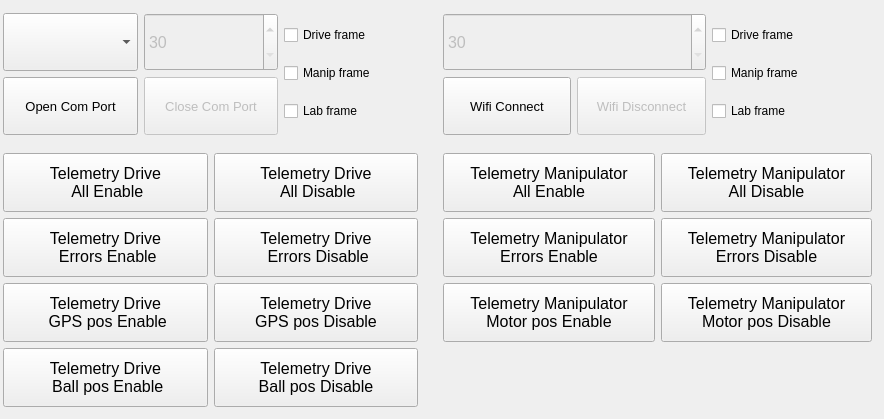
    <widget class="QWidget" name="tab">
     <attribute name="title">
      <string>Com</string>
     </attribute>
     <widget class="QWidget" name="gridLayoutWidget_11">
      <property name="geometry">
       <rect>
        <x>440</x>
        <y>10</y>
        <width>403</width>
        <height>128</height>
       </rect>
      </property>
      <layout class="QGridLayout" name="gridLayout_11">
       <property name="leftMargin">
        <number>3</number>
       </property>
       <property name="topMargin">
        <number>3</number>
       </property>
       <property name="rightMargin">
        <number>3</number>
       </property>
       <property name="bottomMargin">
        <number>3</number>
       </property>
       <item row="1" column="0">
        <widget class="QPushButton" name="WifiConnectButton">
         <property name="sizePolicy">
          <sizepolicy hsizetype="Minimum" vsizetype="Minimum">
           <horstretch>0</horstretch>
           <verstretch>0</verstretch>
          </sizepolicy>
         </property>
         <property name="font">
          <font>
           <pointsize>10</pointsize>
           <weight>50</weight>
           <bold>false</bold>
           <kerning>true</kerning>
          </font>
         </property>
         <property name="text">
          <string>Wifi Connect</string>
         </property>
        </widget>
       </item>
       <item row="0" column="0" colspan="2">
        <widget class="QSpinBox" name="WifiTimeoutSpinBox">
         <property name="enabled">
          <bool>false</bool>
         </property>
         <property name="sizePolicy">
          <sizepolicy hsizetype="Minimum" vsizetype="Minimum">
           <horstretch>0</horstretch>
           <verstretch>0</verstretch>
          </sizepolicy>
         </property>
         <property name="font">
          <font>
           <pointsize>12</pointsize>
           <weight>50</weight>
           <bold>false</bold>
           <kerning>true</kerning>
          </font>
         </property>
         <property name="minimum">
          <number>30</number>
         </property>
         <property name="maximum">
          <number>2000</number>
         </property>
         <property name="singleStep">
          <number>50</number>
         </property>
         <property name="value">
          <number>30</number>
         </property>
        </widget>
       </item>
       <item row="1" column="1">
        <widget class="QPushButton" name="WifiDisconnectButton">
         <property name="enabled">
          <bool>false</bool>
         </property>
         <property name="sizePolicy">
          <sizepolicy hsizetype="Minimum" vsizetype="Minimum">
           <horstretch>0</horstretch>
           <verstretch>0</verstretch>
          </sizepolicy>
         </property>
         <property name="font">
          <font>
           <pointsize>10</pointsize>
           <weight>50</weight>
           <bold>false</bold>
           <kerning>true</kerning>
          </font>
         </property>
         <property name="text">
          <string>Wifi Disconnect</string>
         </property>
        </widget>
       </item>
       <item row="0" column="2" rowspan="2">
        <layout class="QVBoxLayout" name="verticalLayout_2">
         <item>
          <widget class="QCheckBox" name="WifiDriveFrameCHeckBox">
           <property name="text">
            <string>Drive frame</string>
           </property>
           <property name="checked">
            <bool>false</bool>
           </property>
          </widget>
         </item>
         <item>
          <widget class="QCheckBox" name="WifiManipFrameCHeckBox">
           <property name="text">
            <string>Manip frame</string>
           </property>
           <property name="checked">
            <bool>false</bool>
           </property>
          </widget>
         </item>
         <item>
          <widget class="QCheckBox" name="WifiLabFrameCHeckBox">
           <property name="text">
            <string>Lab frame</string>
           </property>
           <property name="checked">
            <bool>false</bool>
           </property>
          </widget>
         </item>
        </layout>
       </item>
      </layout>
     </widget>
     <widget class="QWidget" name="gridLayoutWidget_12">
      <property name="geometry">
       <rect>
        <x>0</x>
        <y>10</y>
        <width>422</width>
        <height>128</height>
       </rect>
      </property>
      <layout class="QGridLayout" name="gridLayout_12">
       <property name="leftMargin">
        <number>3</number>
       </property>
       <property name="topMargin">
        <number>3</number>
       </property>
       <property name="rightMargin">
        <number>3</number>
       </property>
       <property name="bottomMargin">
        <number>3</number>
       </property>
       <item row="0" column="0">
        <widget class="QComboBox" name="comboBox">
         <property name="sizePolicy">
          <sizepolicy hsizetype="Preferred" vsizetype="Minimum">
           <horstretch>0</horstretch>
           <verstretch>0</verstretch>
          </sizepolicy>
         </property>
         <property name="font">
          <font>
           <pointsize>12</pointsize>
           <weight>50</weight>
           <bold>false</bold>
           <kerning>true</kerning>
          </font>
         </property>
        </widget>
       </item>
       <item row="1" column="1">
        <widget class="QPushButton" name="ComPortCloseButton">
         <property name="enabled">
          <bool>false</bool>
         </property>
         <property name="sizePolicy">
          <sizepolicy hsizetype="Minimum" vsizetype="Minimum">
           <horstretch>0</horstretch>
           <verstretch>0</verstretch>
          </sizepolicy>
         </property>
         <property name="font">
          <font>
           <pointsize>10</pointsize>
           <weight>50</weight>
           <bold>false</bold>
           <kerning>true</kerning>
          </font>
         </property>
         <property name="text">
          <string>Close Com Port</string>
         </property>
        </widget>
       </item>
       <item row="0" column="1">
        <widget class="QSpinBox" name="SerialTimeoutSpinBox">
         <property name="enabled">
          <bool>false</bool>
         </property>
         <property name="sizePolicy">
          <sizepolicy hsizetype="Minimum" vsizetype="Minimum">
           <horstretch>0</horstretch>
           <verstretch>0</verstretch>
          </sizepolicy>
         </property>
         <property name="font">
          <font>
           <pointsize>12</pointsize>
           <weight>50</weight>
           <bold>false</bold>
           <kerning>true</kerning>
          </font>
         </property>
         <property name="minimum">
          <number>30</number>
         </property>
         <property name="maximum">
          <number>1000</number>
         </property>
         <property name="singleStep">
          <number>50</number>
         </property>
         <property name="value">
          <number>30</number>
         </property>
        </widget>
       </item>
       <item row="1" column="0">
        <widget class="QPushButton" name="ComPortOpenButton">
         <property name="sizePolicy">
          <sizepolicy hsizetype="Minimum" vsizetype="Minimum">
           <horstretch>0</horstretch>
           <verstretch>0</verstretch>
          </sizepolicy>
         </property>
         <property name="font">
          <font>
           <pointsize>10</pointsize>
           <weight>50</weight>
           <bold>false</bold>
           <kerning>true</kerning>
          </font>
         </property>
         <property name="text">
          <string>Open Com Port</string>
         </property>
        </widget>
       </item>
       <item row="0" column="2" rowspan="2">
        <layout class="QVBoxLayout" name="verticalLayout">
         <item>
          <widget class="QCheckBox" name="SerialDriveFrameCHeckBox">
           <property name="text">
            <string>Drive frame</string>
           </property>
           <property name="checked">
            <bool>false</bool>
           </property>
          </widget>
         </item>
         <item>
          <widget class="QCheckBox" name="SerialManipFrameCHeckBox">
           <property name="text">
            <string>Manip frame</string>
           </property>
           <property name="checked">
            <bool>false</bool>
           </property>
          </widget>
         </item>
         <item>
          <widget class="QCheckBox" name="SerialLabFrameCHeckBox">
           <property name="text">
            <string>Lab frame</string>
           </property>
           <property name="checked">
            <bool>false</bool>
           </property>
          </widget>
         </item>
        </layout>
       </item>
      </layout>
     </widget>
     <widget class="QWidget" name="gridLayoutWidget_13">
      <property name="geometry">
       <rect>
        <x>440</x>
        <y>150</y>
        <width>435</width>
        <height>195</height>
       </rect>
      </property>
      <layout class="QGridLayout" name="gridLayout_13">
       <property name="leftMargin">
        <number>3</number>
       </property>
       <property name="topMargin">
        <number>3</number>
       </property>
       <property name="rightMargin">
        <number>3</number>
       </property>
       <property name="bottomMargin">
        <number>3</number>
       </property>
       <item row="3" column="1">
        <widget class="QPushButton" name="ManipTelemetryMotposEnableButton">
         <property name="sizePolicy">
          <sizepolicy hsizetype="Minimum" vsizetype="Minimum">
           <horstretch>0</horstretch>
           <verstretch>0</verstretch>
          </sizepolicy>
         </property>
         <property name="font">
          <font>
           <pointsize>12</pointsize>
           <weight>50</weight>
           <bold>false</bold>
           <kerning>true</kerning>
          </font>
         </property>
         <property name="text">
          <string>Telemetry Manipulator
Motor pos Enable</string>
         </property>
        </widget>
       </item>
       <item row="3" column="2">
        <widget class="QPushButton" name="ManipTelemetryMotposDisableButton">
         <property name="sizePolicy">
          <sizepolicy hsizetype="Minimum" vsizetype="Minimum">
           <horstretch>0</horstretch>
           <verstretch>0</verstretch>
          </sizepolicy>
         </property>
         <property name="font">
          <font>
           <pointsize>12</pointsize>
           <weight>50</weight>
           <bold>false</bold>
           <kerning>true</kerning>
          </font>
         </property>
         <property name="text">
          <string>Telemetry Manipulator
Motor pos Disable</string>
         </property>
        </widget>
       </item>
       <item row="2" column="1">
        <widget class="QPushButton" name="ManipTelemetryErrorsEnableButton">
         <property name="sizePolicy">
          <sizepolicy hsizetype="Minimum" vsizetype="Minimum">
           <horstretch>0</horstretch>
           <verstretch>0</verstretch>
          </sizepolicy>
         </property>
         <property name="font">
          <font>
           <pointsize>12</pointsize>
           <weight>50</weight>
           <bold>false</bold>
           <kerning>true</kerning>
          </font>
         </property>
         <property name="text">
          <string>Telemetry Manipulator
Errors Enable</string>
         </property>
        </widget>
       </item>
       <item row="2" column="2">
        <widget class="QPushButton" name="ManipTelemetryErrorsDisableButton">
         <property name="sizePolicy">
          <sizepolicy hsizetype="Minimum" vsizetype="Minimum">
           <horstretch>0</horstretch>
           <verstretch>0</verstretch>
          </sizepolicy>
         </property>
         <property name="font">
          <font>
           <pointsize>12</pointsize>
           <weight>50</weight>
           <bold>false</bold>
           <kerning>true</kerning>
          </font>
         </property>
         <property name="text">
          <string>Telemetry Manipulator
Errors Disable</string>
         </property>
        </widget>
       </item>
       <item row="0" column="1">
        <widget class="QPushButton" name="ManipTelemetryAllEnableButton">
         <property name="sizePolicy">
          <sizepolicy hsizetype="Minimum" vsizetype="Minimum">
           <horstretch>0</horstretch>
           <verstretch>0</verstretch>
          </sizepolicy>
         </property>
         <property name="font">
          <font>
           <pointsize>12</pointsize>
           <weight>50</weight>
           <bold>false</bold>
           <kerning>true</kerning>
          </font>
         </property>
         <property name="text">
          <string>Telemetry Manipulator
All Enable</string>
         </property>
        </widget>
       </item>
       <item row="0" column="2">
        <widget class="QPushButton" name="ManipTelemetryAllDisableButton">
         <property name="sizePolicy">
          <sizepolicy hsizetype="Minimum" vsizetype="Minimum">
           <horstretch>0</horstretch>
           <verstretch>0</verstretch>
          </sizepolicy>
         </property>
         <property name="font">
          <font>
           <pointsize>12</pointsize>
           <weight>50</weight>
           <bold>false</bold>
           <kerning>true</kerning>
          </font>
         </property>
         <property name="text">
          <string>Telemetry Manipulator
All Disable</string>
         </property>
        </widget>
       </item>
      </layout>
     </widget>
     <widget class="QWidget" name="gridLayoutWidget_14">
      <property name="geometry">
       <rect>
        <x>0</x>
        <y>150</y>
        <width>421</width>
        <height>260</height>
       </rect>
      </property>
      <layout class="QGridLayout" name="gridLayout_14">
       <property name="leftMargin">
        <number>3</number>
       </property>
       <property name="topMargin">
        <number>3</number>
       </property>
       <property name="rightMargin">
        <number>3</number>
       </property>
       <property name="bottomMargin">
        <number>3</number>
       </property>
       <item row="0" column="0">
        <widget class="QPushButton" name="AutoTelemAllEnableButton">
         <property name="sizePolicy">
          <sizepolicy hsizetype="Minimum" vsizetype="Minimum">
           <horstretch>0</horstretch>
           <verstretch>0</verstretch>
          </sizepolicy>
         </property>
         <property name="font">
          <font>
           <pointsize>12</pointsize>
           <weight>50</weight>
           <bold>false</bold>
           <kerning>true</kerning>
          </font>
         </property>
         <property name="text">
          <string>Telemetry Drive
 All Enable</string>
         </property>
        </widget>
       </item>
       <item row="2" column="0">
        <widget class="QPushButton" name="AutoTelemGpsEnableButton">
         <property name="sizePolicy">
          <sizepolicy hsizetype="Minimum" vsizetype="Minimum">
           <horstretch>0</horstretch>
           <verstretch>0</verstretch>
          </sizepolicy>
         </property>
         <property name="font">
          <font>
           <pointsize>12</pointsize>
           <weight>50</weight>
           <bold>false</bold>
           <kerning>true</kerning>
          </font>
         </property>
         <property name="text">
          <string>Telemetry Drive
 GPS pos Enable</string>
         </property>
        </widget>
       </item>
       <item row="0" column="1">
        <widget class="QPushButton" name="AutoTelemAllEnableButton_2">
         <property name="sizePolicy">
          <sizepolicy hsizetype="Minimum" vsizetype="Minimum">
           <horstretch>0</horstretch>
           <verstretch>0</verstretch>
          </sizepolicy>
         </property>
         <property name="font">
          <font>
           <pointsize>12</pointsize>
           <weight>50</weight>
           <bold>false</bold>
           <kerning>true</kerning>
          </font>
         </property>
         <property name="text">
          <string>Telemetry Drive
 All Disable</string>
         </property>
        </widget>
       </item>
       <item row="2" column="1">
        <widget class="QPushButton" name="AutoTelemGpsDisableButton">
         <property name="sizePolicy">
          <sizepolicy hsizetype="Minimum" vsizetype="Minimum">
           <horstretch>0</horstretch>
           <verstretch>0</verstretch>
          </sizepolicy>
         </property>
         <property name="font">
          <font>
           <pointsize>12</pointsize>
           <weight>50</weight>
           <bold>false</bold>
           <kerning>true</kerning>
          </font>
         </property>
         <property name="text">
          <string>Telemetry Drive
GPS pos Disable</string>
         </property>
        </widget>
       </item>
       <item row="3" column="1">
        <widget class="QPushButton" name="AutoTelemBallDisableButton">
         <property name="sizePolicy">
          <sizepolicy hsizetype="Minimum" vsizetype="Minimum">
           <horstretch>0</horstretch>
           <verstretch>0</verstretch>
          </sizepolicy>
         </property>
         <property name="font">
          <font>
           <pointsize>12</pointsize>
           <weight>50</weight>
           <bold>false</bold>
           <kerning>true</kerning>
          </font>
         </property>
         <property name="text">
          <string>Telemetry Drive
Ball pos Disable</string>
         </property>
        </widget>
       </item>
       <item row="3" column="0">
        <widget class="QPushButton" name="AutoTelemBallEnableButton">
         <property name="sizePolicy">
          <sizepolicy hsizetype="Minimum" vsizetype="Minimum">
           <horstretch>0</horstretch>
           <verstretch>0</verstretch>
          </sizepolicy>
         </property>
         <property name="font">
          <font>
           <pointsize>12</pointsize>
           <weight>50</weight>
           <bold>false</bold>
           <kerning>true</kerning>
          </font>
         </property>
         <property name="text">
          <string>Telemetry Drive
 Ball pos Enable</string>
         </property>
        </widget>
       </item>
       <item row="1" column="0">
        <widget class="QPushButton" name="AutoTelemErrorsEnableButton">
         <property name="sizePolicy">
          <sizepolicy hsizetype="Minimum" vsizetype="Minimum">
           <horstretch>0</horstretch>
           <verstretch>0</verstretch>
          </sizepolicy>
         </property>
         <property name="font">
          <font>
           <pointsize>12</pointsize>
           <weight>50</weight>
           <bold>false</bold>
           <kerning>true</kerning>
          </font>
         </property>
         <property name="text">
          <string>Telemetry Drive
 Errors Enable</string>
         </property>
        </widget>
       </item>
       <item row="1" column="1">
        <widget class="QPushButton" name="AutoTelemErrorsEnableButton_2">
         <property name="sizePolicy">
          <sizepolicy hsizetype="Minimum" vsizetype="Minimum">
           <horstretch>0</horstretch>
           <verstretch>0</verstretch>
          </sizepolicy>
         </property>
         <property name="font">
          <font>
           <pointsize>12</pointsize>
           <weight>50</weight>
           <bold>false</bold>
           <kerning>true</kerning>
          </font>
         </property>
         <property name="text">
          <string>Telemetry Drive
 Errors Disable</string>
         </property>
        </widget>
       </item>
      </layout>
     </widget>
    </widget>
